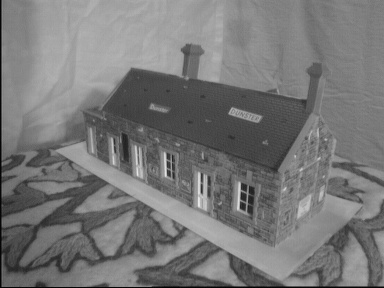
%> input picture Assignment5/epipolar/house1.jpg, 384 x 288 px
$ octave Assignment3.m   (GNU Octave 9; MATLAB toolbox functions it lacks are replaced by stand-ins)
%> lines starting %> are read from the running program, lines starting %| are printed output that depends on the picture
### Assignment5/triangulate.m
function X = triangulate(pts_1, pts_2, P_1, P_2)
% Input:
% pts_1 ... 3xN left camera points in homogeneous coordinates
% pts_2 ... 3xN right camera points in homogeneous coordinates
% P_1 ... 3x4 calibration matrix of the left camera
% P_2 ... 3x4 calibration matrix of the right camera
% Output:
% X ... 4XN vector of 3D points in homogeneous coordinates

X = [] ;
for i = 1 : size(pts_1,2)
a1 = cross_form(pts_1(:,i)) ;
a2 = cross_form(pts_2(:,i)) ;
c1 = a1*P_1 ;
c2 = a2*P_2 ;
A = [ c1(1:2,:); c2(1:2,:) ] ;
% TODO: perform SVD decomposition of matrix A
[U, S, V] = svd(A);
x = V(:,end);
% store the solution in vector X
X = [X, x] ;
end
for i=1:size(X,2)
   X(:,i) = X(:,i)/X(4,i);
end

### Assignment5/draw_points.m
function draw_points(x)

hold on; plot(x(:,1), x(:,2), "rx", 'LineWidth', 2);
for i = 1 : size(x,1)
   text(x(i,1), x(i,2), num2str(i)) ;
end
hold off;
end

### Assignment5/show_triangulation.m
function show_triangulation(X)
plot3(X(1,:), X(3,:), X(2,:), 'rx', 'LineWidth', 2);
hold on;
for i = 1 : size(X,2)
   text(X(1,i), X(3,i), X(2,i), num2str(i)) ;
end
hold off;
grid on;
axis equal;

### Assignment5/cross_form.m
function Cx = cross_form(a)
Cx = [ 0, -a(3), a(2); a(3), 0, -a(1); -a(2), a(1), 0];
end

### Assignment5/Assignment3.m
%a)
pairs = load('epipolar/house_points.txt');
I1 = imread('epipolar/house1.jpg');
%> I1 is the input picture: size 288x384x3 uint8; min 0, max 232, mean 119.2
I2 = imread('epipolar/house2.jpg');
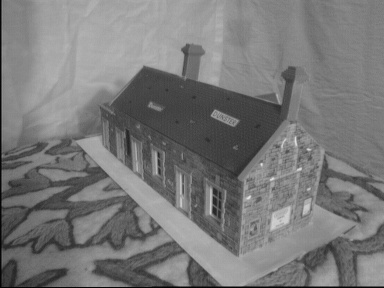
%> input picture Assignment5/epipolar/house2.jpg, 384 x 288 px
%> I2 is the input picture: size 288x384x3 uint8; min 0, max 229, mean 120.7

K1 = load('epipolar/house1_camera.txt');
K2 = load('epipolar/house2_camera.txt');

x1 = pairs(:, 1:2);
x1 = [x1 ones(size(x1,1),1)];
x2 = pairs(:, 3:4);
x2 = [x2 ones(size(x2,1),1)];

X1 = triangulate(x1', x2', K1, K2);
X2 = triangulate(x2', x1', K2, K1);

figure; subplot(1,3,1); imshow(rgb2gray(I1)); title('Left camera');
draw_points(x1);

subplot(1,3,2); imshow(rgb2gray(I2)); title('Right camera');
draw_points(x2);
subplot(1,3,3); show_triangulation(X1); title('Triagulated 3D points');
%> after `title('Triagulated 3D points')`:
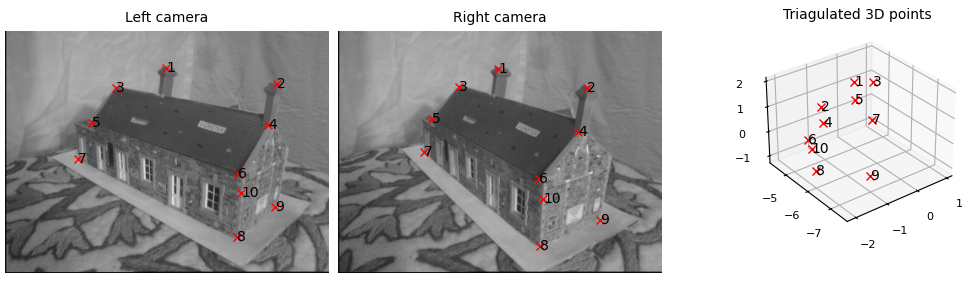
%> figure redrawn from the program's plot data, 3 panels

%b) automatic_sparse_detection.m
